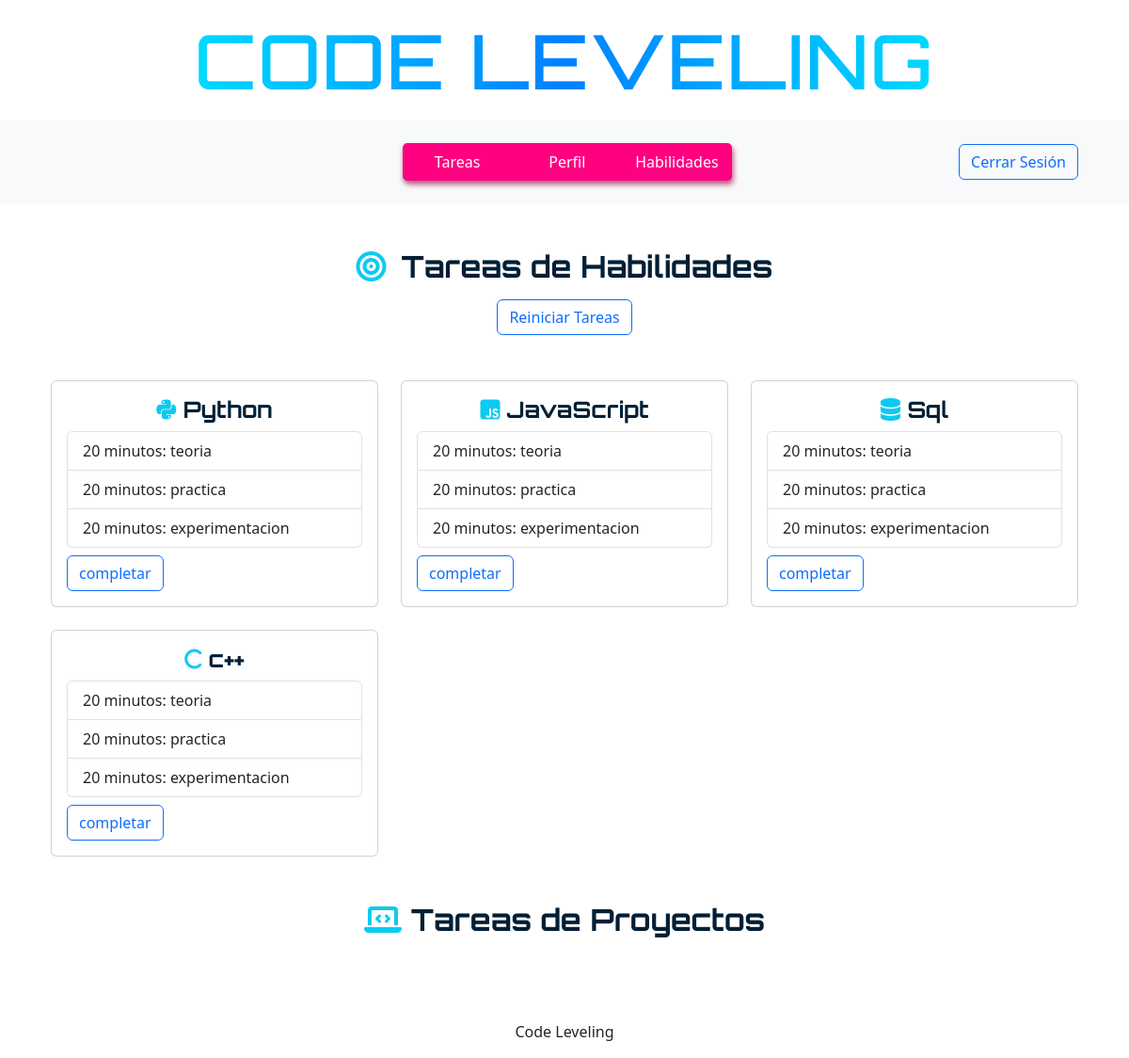
Screenshot of /tareas (signed in) with the database file from the repository.
### tables this page shows
CREATE TABLE skills (
id INTEGER PRIMARY KEY AUTOINCREMENT,
name TEXT NOT NULL,
icon TEXT);

### app.py (the view)
@app.route("/tareas")
@login_required
def tareas():
    skills = execute_db("""SELECT s.id, s.name, s.icon FROM users_skills us
     JOIN skills s ON us.skill_id = s.id WHERE us.user_id = ?
     AND us.skill_id NOT IN (SELECT ref_id FROM completed_tasks
     WHERE user_id = ? AND type = 'skill');""", param=(session["user_id"], session["user_id"]), result=True)
    projects = execute_db("""SELECT id, name FROM projects WHERE user_id = ?
    AND id NOT IN (SELECT ref_id FROM completed_tasks
    WHERE user_id = ? AND type = 'project');""", param=(session["user_id"], session["user_id"]), result=True)
    return render_template("tareas.html", skills=skills, projects=projects)

### helpers.py (called while the page is built)
def login_required(f):
    @wraps(f)
    def decorated_function(*args, **kwargs):
        if session.get("user_id") ==  None:
            return redirect("/login")
        return f(*args, **kwargs)
    return decorated_function

def execute_db(query, param=(),result = False):
    connection = sqlite3.connect('leveling.db')
    connection.row_factory = sqlite3.Row
    db = connection.cursor()
    db.execute(query,param)
    rows = None
    if result == True:
        rows = db.fetchall()
    connection.commit()
    connection.close()
    return rows

### templates/tareas.html (shortened to what this page needs)
{% extends "layout.html" %}
{% block body %}
<div class="container my-5">
    <h2 class="letter-1 text-center mb-3"><i class="fa-solid fa-bullseye text-info me-3"></i>Tareas de Habilidades</h2>
    <div class="d-flex justify-content-center mb-5">
        <form action="/tareas/reiniciar" method="POST">
            <button class="btn btn-outline-primary btn-p" type="submit" onclick="ClearTask()">Reiniciar Tareas</button>
        </form>
    </div>
    <div class="row g-4">
        {% for skill in skills %}
        <div class="col-md-4">
            <div class="card card-p">
                <div class="card-body">
                    <h4 class="card-title letter-1 text-center"><i class="{{skill.icon}} text-info"></i> {{skill.name}}</h4>
                    <ul class="list-group">
                        <li class="list-group-item task-item" data-id="{{skill.id + 1000}}">20 minutos: teoria</li>
                        <li class="list-group-item task-item" data-id="{{skill.id + 2000}}">20 minutos: practica</li>
                        <li class="list-group-item task-item" data-id="{{skill.id + 3000}}">20 minutos: experimentacion</li>
                    </ul>
                    <form action="/tareas/completar/skill" method="POST">
                        <button class="btn btn-outline-primary btn-p mt-2" type="submit" onclick="return ValidateTask(this)" >completar</button>
                    </form>
                </div>
            </div>
        </div>
        {% endfor %}
    </div>
    <h2 class="letter-1 text-center mt-5 mb-5"><i class="fa-solid fa-laptop-code text-info"></i> Tareas de Proyectos</h2>
</div>
{% endblock %}

### static/css/style.css (style rules this page uses)
.letter-1 { font-family: 'Rajdhani','Orbitron', sans-serif; font-weight: bold; color:#011f35; }
.card-p { transition: transform 0.3s ease, box-shadow 0.3s ease; max-width: 500px; width: 100%; }
.btn-p { transition: transform 0.2s ease, box-shadow 0.2s ease; }
.task-item { cursor: pointer; transition: all 0.2s ease; }

### rows the page displays
skills: name "Python"
skills: name "JavaScript"
skills: name "Sql"
skills: name "c++"
